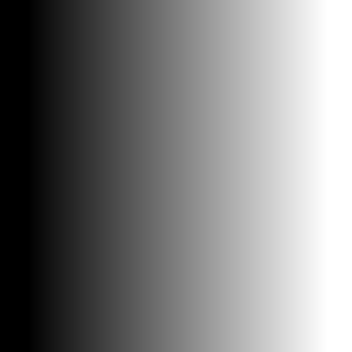
#> input picture 6_thresholding/gray.jpg, 352 x 352 px
$ python thresholding.py
#> lines starting #> are read from the running program, lines starting #| are printed output that depends on the picture; after the words box and inside, x2 and y2 are one past the last pixel; in counts of white or black regions, pixels touching at a corner belong together
import cv2

img = cv2.imread('gray.jpg', 0)
#> img is the input picture: shape (352, 352); min 0, max 255, mean 126.2
ret, thresh = cv2.threshold(img, 150, 255, cv2.THRESH_BINARY)
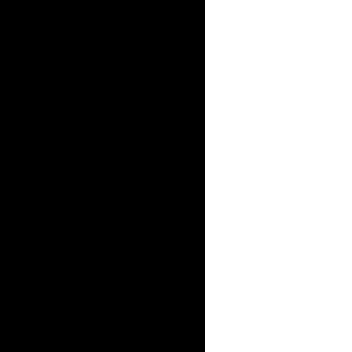
#> thresh: shape (352, 352); 41.8% white; 1 white region, box (x1, y1, x2, y2) and area: (205, 0, 352, 352) 51744
cv2.imshow('thresh', thresh)
cv2.waitKey(0)

img = cv2.imread('paper.jpg', 0)
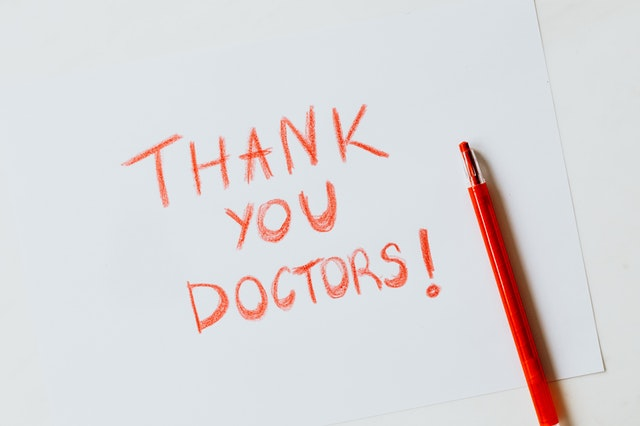
#> input picture 6_thresholding/paper.jpg, 640 x 426 px
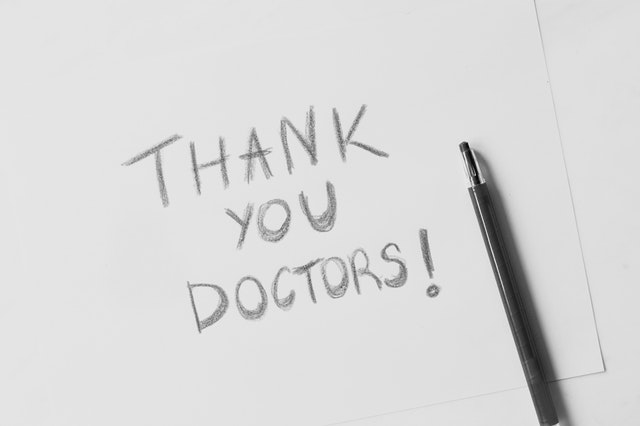
#> img: shape (426, 640); min 0, max 243, mean 217.4
ret, thresh1 = cv2.threshold(img, 175, 255, cv2.THRESH_BINARY)
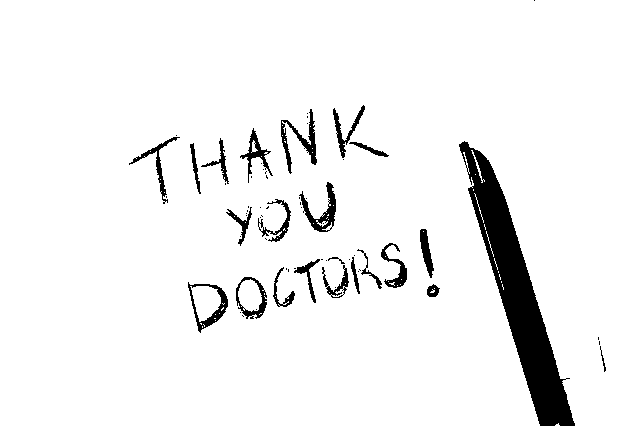
#> thresh1: shape (426, 640); 94.3% white; 66 black regions (43 under 20 px), largest, box (x1, y1, x2, y2) and area: (459, 141, 575, 426) 9173, (281, 109, 317, 174) 630, (299, 182, 336, 232) 611
cv2.imshow("Thank you",thresh1)
cv2.waitKey(0)
